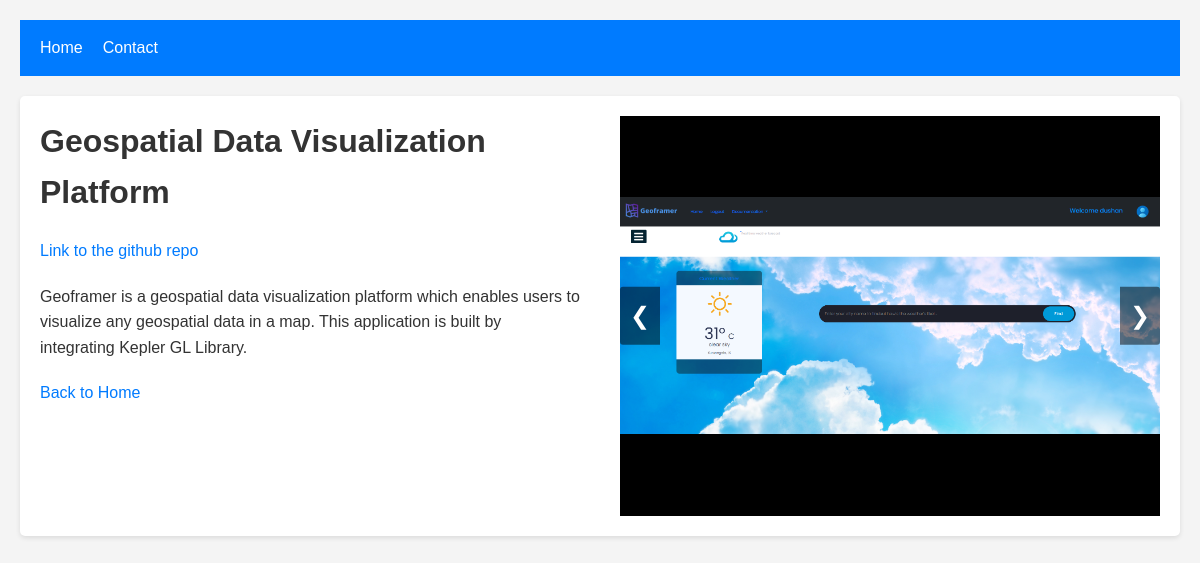
Screenshot of /project/2/ with the database file from the repository.
### main/models.py (models this page shows, shortened)
class Project(models.Model):
    title = models.CharField(max_length=200)
    description = models.TextField()
    tags = models.ManyToManyField(Tag, related_name="projects")
    link = models.URLField(max_length=200 , blank=True)

class ProjImage(models.Model): #because there can be multiple images for a one project u have to have new model for images
    project= models.ForeignKey(Project, related_name="images", on_delete=models.CASCADE)
    image = models.ImageField(upload_to ="project_images/")

### main/views.py (the view)
# urls.py: path('project/<int:id>/', views.projectview, name="project")
def projectview(request, id):
    project = get_object_or_404(Project, pk=id)
    return render(request, "project.html",{"project":project})

### main/templates/project.html (shortened to what this page needs)
{% extends 'base.html' %}
{% load static %}
{% block extrahead %}
<link rel="stylesheet" href="{% static 'css/project.css' %}"/>
{% endblock extrahead %}
{% block content %}
   <div class="project-card">
    <div class="project-info">
        <h1>{{project.title}}</h1>
        <p><a href="{{project.link}}">Link to the github repo</a></p>
        <p>{{project.description}}</p>
        <a href="{% url 'home' %}">Back to Home</a>
    </div>
    <div class="carousel">
        <div class="carousel-images">
            {% for image in project.images.all %}
                <div class="carousel-item">
                    <img src="{{image.image.url}}" alt="Project image"/>
                </div>
            {% endfor%}
        </div>
        <a class="carousel-control prev" onclick="moveSlide(-1)">&#10094;</a>
        <a class="carousel-control next" onclick="moveSlide( 1)">&#10095;</a>
    </div>
   </div>
{% endblock content%}

### main/static/css/base.css (style rules this page uses)
* { box-sizing: border-box; margin: 0; padding: 0; font-family: "Arial", sans-serif; }
body { font-family: "Segoe UI", Tahoma, Geneva, Verdana, sans-serif; line-height: 1.6; color: #333; background-color: #f4f4f4; padding: 20px; }
a { color: #007bff; text-decoration: none; }

### main/static/css/project.css (style rules this page uses)
.project-card { display: flex; align-items: flex-start; justify-content: space-between; background-color: white; box-shadow: 0 2px 5px rgba(0, 0, 0, 0.1); border-radius: 5px; overflow: hidden; max-width: 1200px; margin: auto; padding: 20px; }
.project-info { flex: 1; padding-right: 20px; }
h1, p { margin-bottom: 20px; }
.carousel { flex: 1; display: flex; flex-direction: column; position: relative; max-width: 50%; margin-left: 20px; }
.carousel-images { display: flex; flex: 1; overflow: hidden; position: relative; }
.carousel-control { position: absolute; top: 50%; transform: translateY(-50%); color: white; font-size: 24px; background-color: rgba(0, 0, 0, 0.5); padding: 10px; cursor: pointer; user-select: none; z-index: 10; }
.carousel-control.prev { left: 0; border-radius: 3px 0 0 3px; }
.carousel-control.next { right: 0; border-radius: 0 3px 3px 0; }
.carousel-item { display: flex; justify-content: center; align-items: center; background-color: black; width: 100%; height: 400px; }
.carousel-item img { max-height: 100%; max-width: 100%; object-fit: contain; }

### rows the page displays
Project: title "Geospatial Data Visualization Platform", description "Geoframer is a geospatial data visualization platform which enables users to visualize any geospatial data in a map. This application is built by integrating Kepler GL Library."
ProjImage: image (picture)
